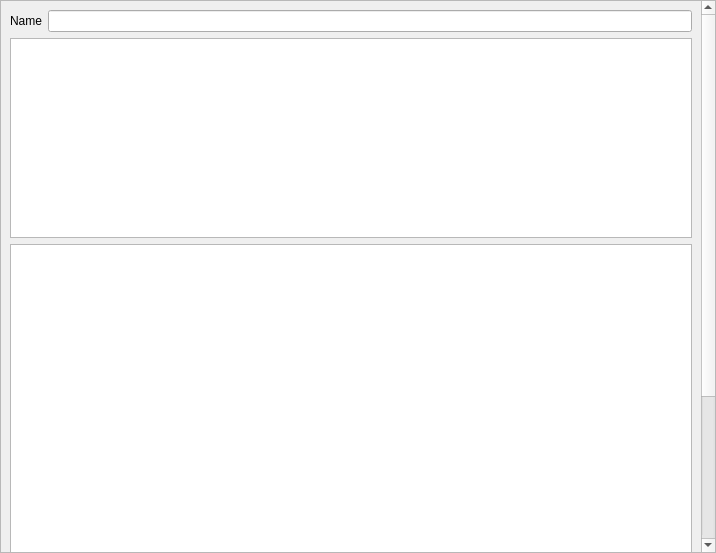
<?xml version="1.0" encoding="UTF-8"?>
<ui version="4.0">
 <class>Dialog</class>
 <widget class="QDialog" name="Dialog">
  <property name="geometry">
   <rect>
    <x>0</x>
    <y>0</y>
    <width>716</width>
    <height>553</height>
   </rect>
  </property>
  <property name="minimumSize">
   <size>
    <width>716</width>
    <height>553</height>
   </size>
  </property>
  <property name="windowTitle">
   <string>Dialog</string>
  </property>
  <layout class="QVBoxLayout" name="verticalLayout_2">
   <property name="spacing">
    <number>0</number>
   </property>
   <property name="leftMargin">
    <number>0</number>
   </property>
   <property name="topMargin">
    <number>0</number>
   </property>
   <property name="rightMargin">
    <number>0</number>
   </property>
   <property name="bottomMargin">
    <number>0</number>
   </property>
   <item>
    <widget class="QScrollArea" name="scrollArea">
     <property name="widgetResizable">
      <bool>true</bool>
     </property>
     <widget class="QWidget" name="scrollAreaWidgetContents">
      <property name="geometry">
       <rect>
        <x>0</x>
        <y>0</y>
        <width>697</width>
        <height>759</height>
       </rect>
      </property>
      <layout class="QVBoxLayout" name="verticalLayout" stretch="0,0,0,0">
       <property name="sizeConstraint">
        <enum>QLayout::SetDefaultConstraint</enum>
       </property>
       <property name="topMargin">
        <number>9</number>
       </property>
       <item>
        <layout class="QGridLayout" name="gridLayout">
         <property name="sizeConstraint">
          <enum>QLayout::SetMinimumSize</enum>
         </property>
         <item row="1" column="0">
          <widget class="QLabel" name="lblName">
           <property name="text">
            <string>Name</string>
           </property>
          </widget>
         </item>
         <item row="1" column="1">
          <widget class="QLineEdit" name="lineEditName"/>
         </item>
         
        </layout>
       </item>
       <item>
        <widget class="QTreeView" name="treeSubjects">
         <property name="minimumSize">
          <size>
           <width>0</width>
           <height>200</height>
          </size>
         </property>
         <property name="headerHidden">
          <bool>false</bool>
         </property>
        </widget>
       </item>
       <item>
        <widget class="QTableView" name="tableSchedule">
         <property name="minimumSize">
          <size>
           <width>0</width>
           <height>476</height>
          </size>
         </property>
        </widget>
       </item>
       <item>
        <layout class="QHBoxLayout" name="horizontalLayout_2">
         <item>
          <widget class="QPushButton" name="btnFinish">
           <property name="text">
            <string>Finish</string>
           </property>
          </widget>
         </item>
         <item>
          <widget class="QPushButton" name="btnCancel">
           <property name="text">
            <string>Cancel</string>
           </property>
          </widget>
         </item>
        </layout>
       </item>
      </layout>
     </widget>
    </widget>
   </item>
  </layout>
 </widget>
 <resources/>
 <connections/>
</ui>
